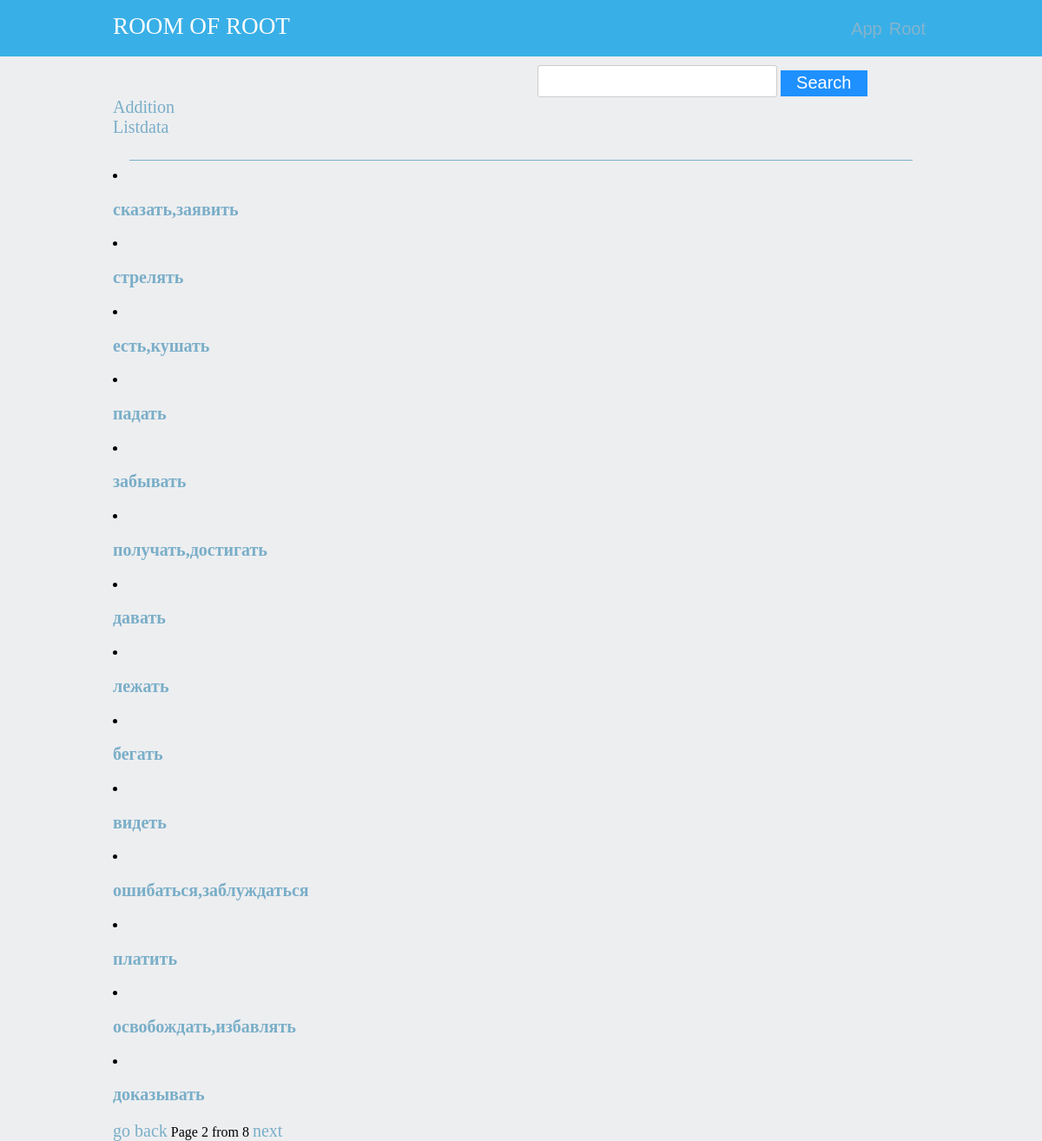
The page /listdata/?page=2 (signed in) on the database its author committed.
### app/models.py (models this page shows, shortened)
class Word(models.Model):
    russia = models.CharField(max_length=255)
    english = models.CharField(max_length=255)
    buttons = models.CharField(max_length=255, null=True)

### app/views.py (the view)
# urls.py: url(r'^listdata/$', views.listdata, name='listdata'),
def listdata(request):
    if not request.user.is_authenticated():
        return HttpResponseNotFound('<h1>Page not found</h1>')
    data = Word.objects.all()
    paginator = Paginator(data, 14)
    page = request.GET.get('page')
    try:
        data = paginator.page(page)
    except PageNotAnInteger:
        data = paginator.page(1)
    except EmptyPage:
        data = paginator.page(paginator.num_pages)
    return render(request, 'app/listdata.html', {'data': data})

### app/templates/app/listdata.html (shortened to what this page needs)
{% include 'app/head_for_admin.html' %}
{% load staticfiles %}
<!DOCTYPE html>
<html lang="en">
<head>
    <link rel="stylesheet" href="{% static 'app/css/rootroom.css' %}">
</head>
<body>
    <br>
    <div class="container">
    <hr width="900" size="0" color="#79AEC8" />
    {% for obj in data %}
    <li>
    <h3><a href="{% url 'data_edit' pk=obj.pk %}">{{ obj.russia }}</a></h3>
    </li>
    {% endfor %}
    {% if data.has_previous %}
    <a href="?page={{ data.previous_page_number }}">go back</a>
    {% endif %}
    Page {{ data.number }} from {{ data.paginator.num_pages }}
    {% if data.has_next %}
    <a href="?page={{ data.next_page_number }}">next</a>
    {% endif %}
    </div>
</body>
</html>

### app/static/app/css/style.css (style rules this page uses)
a { color: #79AEC8; outline: none; }
a:link { text-decoration: none; }
.container { width: 940px; margin: 0 auto; }

### app/static/app/css/rootroom.css (style rules this page uses)
body { margin: 0; padding: 1p; }
body { background-color: #EDEEF0; }
a { color: #79AEC8; font-size: 20px; outline: none; }
a:link { text-decoration: none; }

### rows shown on the page
Word: russia "сказать,заявить"
Word: russia "стрелять"
Word: russia "есть,кушать"
Word: russia "падать"
Word: russia "забывать"
Word: russia "получать,достигать"
Word: russia "давать"
Word: russia "лежать"
Word: russia "бегать"
Word: russia "видеть"
Word: russia "ошибаться,заблуждаться"
Word: russia "платить"
Word: russia "освобождать,избавлять"
Word: russia "доказывать"

### other values the page prints
{{ data.number }} "2"
{{ data.paginator.num_pages }} "8"
